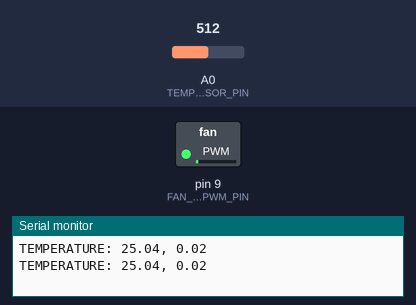
Bench run of a sketch on a simulated Arduino Uno, built with avr-gcc and run on an emulated ATmega328P. Shown: switched loads named in the sketch (green lamp = pin HIGH), the last lines printed to the serial monitor. The test bench sets the inputs (shaded band); at power-on: A0 (TEMPERATURE_SENSOR_PIN) = 512.

Above: at 1.8 s.
1.9 s: A0 (TEMPERATURE_SENSOR_PIN) set to 716
At 2.5 s:
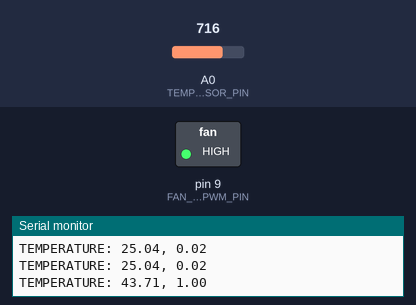
3.5 s: A0 (TEMPERATURE_SENSOR_PIN) set to 511
At 5.2 s:
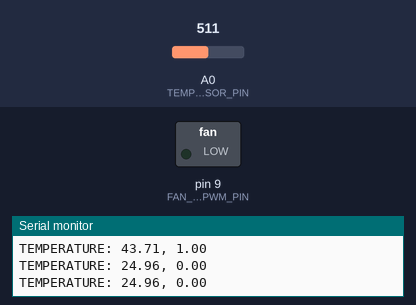
5.5 s: A0 (TEMPERATURE_SENSOR_PIN) set to 900
At 6.9 s:
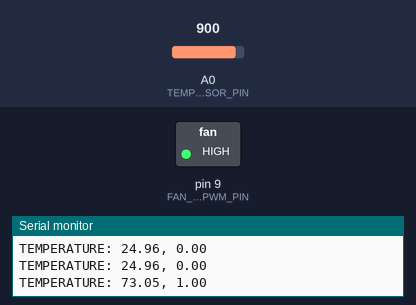
7.5 s: A0 (TEMPERATURE_SENSOR_PIN) set to 1007
9.2 s: A0 (TEMPERATURE_SENSOR_PIN) set to 1023
At 11.4 s:
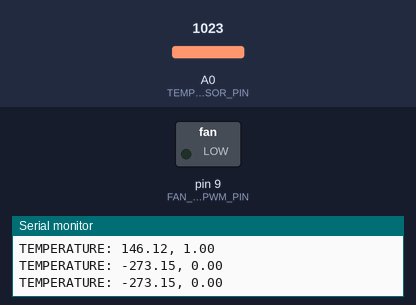
Timing chart, 0 to 12.5 s (numbered marks = the images above; inputs shaded):
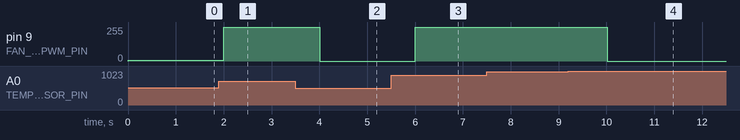

Measured:
- the behaviour switches between 1022 and 1023 on A0 (TEMPERATURE_SENSOR_PIN) (found by bisection; images 3 and 4)
- after the input at 1.9 s, pin 9 (FAN_MODULE_PWM_PIN): 5/255 → 255/255 after 0.10 s
- after the input at 3.5 s, pin 9 (FAN_MODULE_PWM_PIN): 255/255 → 0/255 after 0.51 s
- after the input at 5.5 s, pin 9 (FAN_MODULE_PWM_PIN): 0/255 → 255/255 after 0.51 s
- after the input at 9.2 s, pin 9 (FAN_MODULE_PWM_PIN): 255/255 → 0/255 after 0.81 s

The sketch:

es2.1.ino
```cpp
const int TEMPERATURE_SENSOR_PIN = A0;
const int FAN_MODULE_PWM_PIN = 9;

// const int R0 = 100000;                      // Ohm
const int B = 4275;                            // K
const float analogReferenceV = 1023.f;         // V
const float oneOverT0 = 1.f / (25.0 + 273.15); // K
const float celsiusOffset = 273.15;            // K

const float TEMPERATURE_SET_POINT_FAN_MIN = 25.f;          // Celsius
const float TEMPERATURE_SET_POINT_FAN_MAX = 27.f;          // Celsius

int analogValue;
float RoverR0, T;

void setup()
{
    Serial.begin(9600);

    // Set pin modes
    pinMode(TEMPERATURE_SENSOR_PIN, INPUT);
    pinMode(FAN_MODULE_PWM_PIN, OUTPUT);

    // Initially set the fan module to off
    analogWrite(FAN_MODULE_PWM_PIN, 0);
}

void loop()
{
    // Read the analog value as a 10 bit integer
    analogValue = analogRead(TEMPERATURE_SENSOR_PIN);

    // Compute the resistance R
    RoverR0 = analogReferenceV / analogValue - 1;

    // Get the temperature in Celsius
    T = 1.f / ((log(RoverR0) / B) + oneOverT0) - celsiusOffset;

    // Calculate the percent
    float tempPercent = constrain((T - TEMPERATURE_SET_POINT_FAN_MIN) / (TEMPERATURE_SET_POINT_FAN_MAX - TEMPERATURE_SET_POINT_FAN_MIN), 0.f, 1.f);

    // Set the corresponding PWM output for the fan module
    analogWrite(FAN_MODULE_PWM_PIN, 255 * tempPercent);

    Serial.print("TEMPERATURE: ");
    Serial.print(T);
    Serial.print(", ");
    Serial.println(tempPercent);

    delay(1000);
}
```
